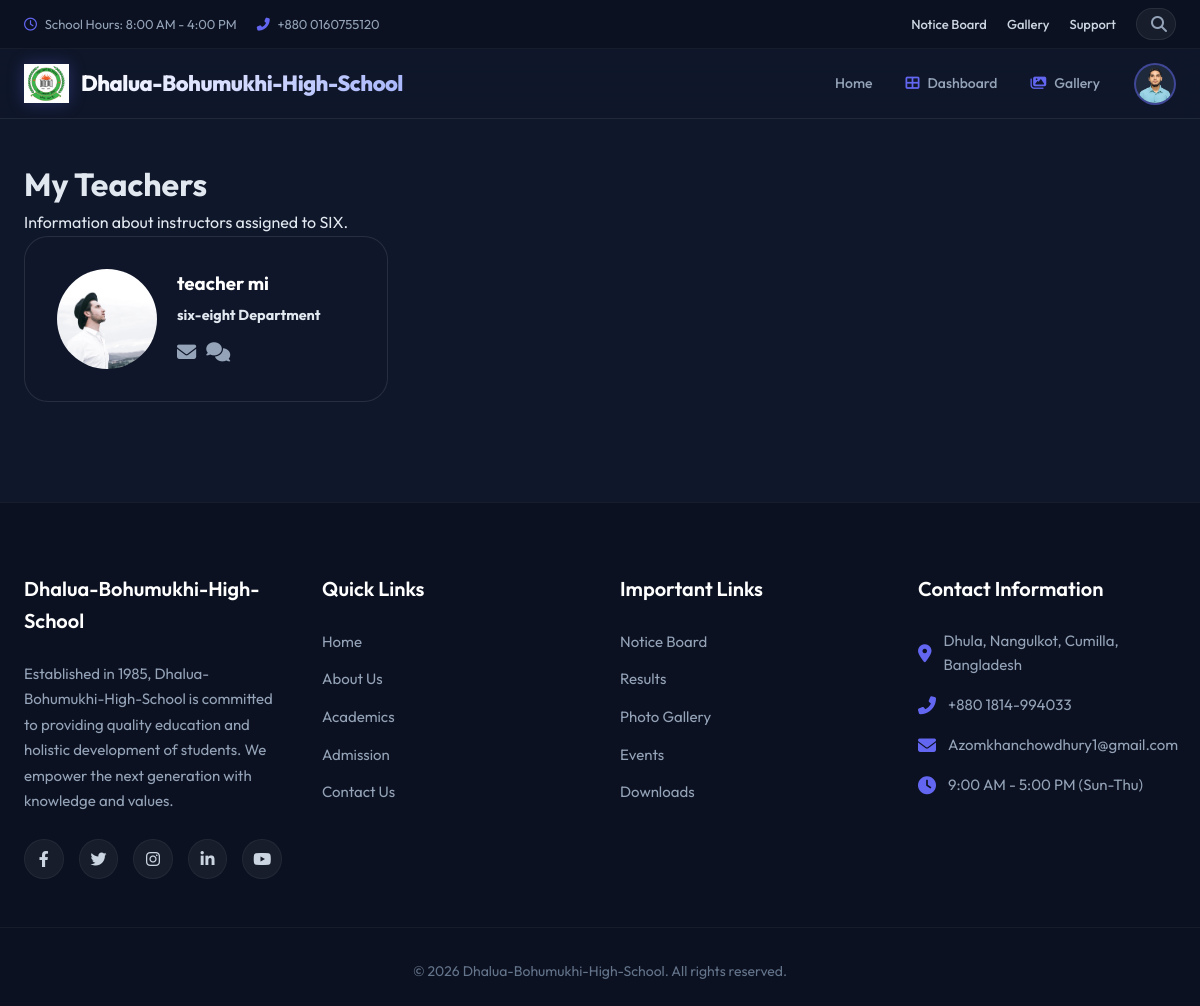
Page /students/academic/teachers/ (signed in) on the committed database.
### student/models.py (models this page shows, shortened)
class Student(models.Model):
    user = models.OneToOneField(User, on_delete=models.CASCADE, related_name='student_profile', null=True, blank=True)
    profile_image = models.ImageField(upload_to='students/', blank=True, null=True)
    phone_number = models.CharField(max_length=15, unique=True, null=True, blank=True)
    date_of_birth = models.DateField(null=True, blank=True)
    gender = models.CharField(max_length=10, choices=[('Male', 'Male'), ('Female', 'Female'), ('Other', 'Other')], null=True, blank=True)
    blood_group = models.CharField(max_length=5, blank=True, null=True)
    address = models.TextField(null=True, blank=True)
    student_id = models.CharField(max_length=20, unique=True, null=True, blank=True)
    roll_number = models.CharField(max_length=20, null=True, blank=True)
    admission_date = models.DateField(null=True, blank=True)
    current_class = models.CharField(max_length=20, null=True, blank=True)
    section = models.CharField(max_length=10, null=True, blank=True)
    academic_year = models.CharField(max_length=10, null=True, blank=True)

### teacher/models.py (models this page shows, shortened)
class Teacher(models.Model):
    user = models.OneToOneField(User, on_delete=models.CASCADE, related_name='teacher_profile', null=True, blank=True)
    profile_image = models.ImageField(upload_to='teachers/', blank=True, null=True)
    phone_number = models.CharField(max_length=15, unique=True, null=True, blank=True)
    date_of_birth = models.DateField(null=True, blank=True)
    gender = models.CharField(max_length=10, choices=[('Male', 'Male'), ('Female', 'Female'), ('Other', 'Other')], null=True, blank=True)
    blood_group = models.CharField(max_length=5, blank=True, null=True)
    address = models.TextField(null=True, blank=True)
    teacher_id = models.CharField(max_length=20, unique=True, null=True, blank=True)
    department = models.CharField(max_length=100, null=True, blank=True)
    subject = models.CharField(max_length=100, null=True, blank=True)
    qualification = models.CharField(max_length=100, null=True, blank=True)
    joining_date = models.DateField(null=True, blank=True)
    salary = models.DecimalField(max_digits=10, decimal_places=2, null=True, blank=True)
    experience = models.CharField(max_length=100, null=True, blank=True)

### student/views.py (the view)
# urls.py: path('academic/teachers/', views.academic_teachers, name='academic_teachers'),
@login_required
def academic_teachers(request):
    student = get_object_or_404(Student, user=request.user)
    teachers = Teacher.objects.all()
    return render(request, 'student/teachers.html', {'teachers': teachers, 'student': student})

### accounts/context_processors.py (called while the page is built)
def user_profile_context(request):
    if request.user.is_authenticated:
        user = request.user
        role = "Admin" if user.is_superuser else "User"
        profile = None
        if hasattr(user, 'student_profile'):
            role = "Student"
            profile = user.student_profile
        elif hasattr(user, 'teacher_profile'):
            role = "Teacher"
            profile = user.teacher_profile
        elif hasattr(user, 'staff_profile'):
            role = "Staff"
            profile = user.staff_profile
        elif hasattr(user, 'parent_profile'):
            role = "Parent"
            profile = user.parent_profile
        return {
            'global_role': role,
            'global_profile': profile
        }
    return {}

### templates/student/teachers.html
{% extends 'base.html' %}
{% load static %}
{% block css %}
<link rel="stylesheet" href="{% static 'css/dashboard.css' %}">
{% endblock %}
{% block content %}
<div class="dashboard-wrapper">
    <div class="section-header">
        <h1>My Teachers</h1>
        <p>Information about instructors assigned to {{ student.current_class }}.</p>
    </div>
    <div style="display:grid; grid-template-columns:repeat(auto-fill, minmax(350px, 1fr)); gap:30px;">
        {% for t in teachers %}
        <div style="background:rgba(15,23,42,0.6); padding:2rem; border-radius:24px; border:1px solid rgba(255, 255, 255, 0.1); display:flex; gap:20px; align-items:center;">
            <img src="{% if t.profile_image %}{{ t.profile_image.url }}{% else %}{% static 'images/default-avatar.png' %}{% endif %}" alt="Teacher" style="width:100px; height:100px; border-radius:50%; object-fit:cover; border:2px solid var(--home-primary);">
            <div>
                <h3 style="color:#fff; margin-bottom:5px;">{{ t.user.get_full_name }}</h3>
                <p style="color:var(--home-primary); font-weight:700; font-size:0.9rem;">{{ t.department }} Department</p>
                <div style="margin-top:10px; display:flex; gap:10px;">
                    <a href="mailto:{{ t.user.email }}" style="color:#94a3b8; font-size:1.2rem;"><i class="fas fa-envelope"></i></a>
                    <a href="#" style="color:#94a3b8; font-size:1.2rem;"><i class="fas fa-comments"></i></a>
                </div>
            </div>
        </div>
        {% empty %}
        <div style="grid-column:1/-1; text-align:center; padding:100px; background:rgba(15,23,42,0.6); border-radius:30px; border:1px dashed rgba(255,255,255,0.1);">
            <h3 style="color:#94a3b8;">No teachers assigned to your class yet.</h3>
        </div>
        {% endfor %}
    </div>
</div>
{% endblock %}

### templates/base.html (shortened to what this page needs)
{% load static %}
<!DOCTYPE html>
<html lang="en">
<head>
    <link rel="stylesheet" href="https://cdnjs.cloudflare.com/ajax/libs/font-awesome/6.4.0/css/all.min.css">
    <link rel="stylesheet" href="{% static 'css/base.css' %}">
    {% block css %}{% endblock %}
</head>
<body>
    <div class="top-header-bar">
        <div class="top-bar-container">
            {% if user.is_authenticated %}
            <div class="top-bar-left">
                <span><i class="far fa-clock"></i> School Hours: 8:00 AM - 4:00 PM</span>
                <span><i class="fas fa-phone-alt"></i> +880 0160755120</span>
            </div>
            <div class="top-bar-right">
                <a href="{% url 'notices:notice_list' %}">Notice Board</a>
                <a href="{% url 'gallery' %}">Gallery</a>
                <a href="{% url 'support' %}">Support</a>
                <div class="search-box-container">
                    <div class="search-box" id="globalSearchBox">
                        <i class="fas fa-search search-icon"></i>
                    </div>
                </div>
            </div>
            {% endif %}
        </div>
    </div>
    <header class="main-header">
        <div class="nav-container">
            <a href="/" class="logo">
                <img src="{% static 'image/logo.jpg' %}" alt="Dhalua-Bohumukhi-High-School Logo" class="logo-img">
                <h2>Dhalua-Bohumukhi-High-School</h2>
            </a>
            <div class="nav-right-section">
                <nav>
                    <ul class="nav-links">
                        <li><a href="/" class="{% if request.path == '/' %}active{% endif %}">Home</a></li>
                        {% if user.is_authenticated %}
                        {% if global_role == 'Admin' %}
                        <li><a href="{% url 'admin_panel:dashboard' %}"
                                class="{% if '/admin-dashboard/' in request.path %}active{% endif %}"><i
                                    class="fas fa-th-large"></i> Dashboard</a></li>
                        {% elif global_role == 'Student' %}
                        <li><a href="{% url 'student:student_dashboard' %}"
                                class="{% if '/students/dashboard/' in request.path %}active{% endif %}"><i
                                    class="fas fa-th-large"></i> Dashboard</a></li>
                        {% elif global_role == 'Teacher' %}
                        <li><a href="{% url 'teacher:teacher_dashboard' %}"
                                class="{% if '/teachers/dashboard/' in request.path %}active{% endif %}"><i
                                    class="fas fa-th-large"></i> Dashboard</a></li>
                        {% elif global_role == 'Staff' %}
                        <li><a href="{% url 'staff:staff_dashboard' %}"
                                class="{% if '/staff/dashboard/' in request.path %}active{% endif %}"><i
                                    class="fas fa-th-large"></i> Dashboard</a></li>
                        {% elif global_role == 'Parent' %}
                        <li><a href="{% url 'prents:parent_dashboard' %}"
                                class="{% if '/parents/dashboard/' in request.path %}active{% endif %}"><i
                                    class="fas fa-th-large"></i> Dashboard</a></li>
                        {% endif %}
                        <li><a href="{% url 'gallery' %}"
                                class="{% if '/gallery/' in request.path %}active{% endif %}"><i
                                    class="fas fa-images"></i> Gallery</a></li>
                        {% endif %}
                    </ul>
                </nav>
                {% if user.is_authenticated %}
                <div class="profile-dropdown-container">
                    <div class="profile-trigger" id="profileTrigger">
                        {% if global_profile and global_profile.profile_image %}
                        <img src="{{ global_profile.profile_image.url }}" alt="Profile Image">
                        {% else %}
                        <i class="fas fa-user"></i>
                        {% endif %}
                    </div>
                </div>
                {% else %}
                <a href="{% url 'accounts:login' %}" class="btn-login">Sign In</a>
                {% endif %}
            </div>
        </div>
    </header>
    <main>
        {% block content %}
        {% endblock %}
    </main>
    <footer class="main-footer">
        <div class="footer-container">
            <div class="footer-col">
                <h3>Dhalua-Bohumukhi-High-School</h3>
                <p>Established in 1985, Dhalua-Bohumukhi-High-School is committed to providing quality education and
                    holistic
                    development of students. We empower the next generation with knowledge and values.</p>
                <div class="social-icons">
                    <a href="#" aria-label="Facebook"><i class="fab fa-facebook-f"></i></a>
                    <a href="#" aria-label="Twitter"><i class="fab fa-twitter"></i></a>
                    <a href="#" aria-label="Instagram"><i class="fab fa-instagram"></i></a>
                    <a href="#" aria-label="LinkedIn"><i class="fab fa-linkedin-in"></i></a>
                    <a href="#" aria-label="YouTube"><i class="fab fa-youtube"></i></a>
                </div>
            </div>
            <div class="footer-col">
                <h3>Quick Links</h3>
                <ul>
                    <li><a href="#">Home</a></li>
                    <li><a href="#">About Us</a></li>
                    <li><a href="#">Academics</a></li>
                    <li><a href="#">Admission</a></li>
                    <li><a href="#">Contact Us</a></li>
                </ul>
            </div>
            <div class="footer-col">
                <h3>Important Links</h3>
                <ul>
                    <li><a href="{% url 'notices:notice_list' %}">Notice Board</a></li>
                    <li><a href="#">Results</a></li>
                    <li><a href="#">Photo Gallery</a></li>
                    <li><a href="#">Events</a></li>
                    <li><a href="#">Downloads</a></li>
                </ul>
            </div>
            <div class="footer-col">
                <h3>Contact Information</h3>
                <ul class="contact-info">
                    <li><i class="fas fa-map-marker-alt"></i> Dhula, Nangulkot, Cumilla, Bangladesh</li>
                    <li><i class="fas fa-phone-alt"></i> +880 1814-994033</li>
                    <li><i class="fas fa-envelope"></i> Azomkhanchowdhury1@gmail.com</li>
                    <li><i class="fas fa-clock"></i> 9:00 AM - 5:00 PM (Sun-Thu)</li>
                </ul>
            </div>
        </div>
        <div class="footer-bottom">
            <p>&copy; {% now "Y" %} Dhalua-Bohumukhi-High-School. All rights reserved.</p>
        </div>
    </footer>
</body>
</html>

### static/css/dashboard.css (style rules this page uses)
.dashboard-wrapper { padding: 40px 24px; max-width: 1400px; margin: 0 auto; }

### rows in the picture
Student: profile_image (picture), current_class "SIX"
Teacher: profile_image (picture), user.get_full_name "teacher mi", department "six-eight"
